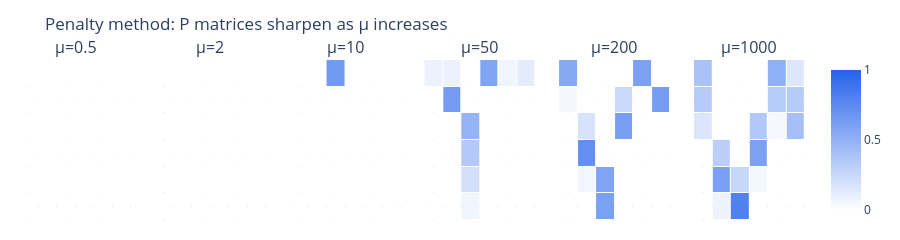

The notebook cell saved with this chart:
### Code cell
mu_values_sort = [0.5, 2, 10, 50, 200, 1000]
P_penalty = {}

for mu in mu_values_sort:
    P_penalty[mu] = penalty_sort(C, mu)

# visualize the P matrices
n_plots = len(mu_values_sort)
fig = make_subplots(rows=1, cols=n_plots,
                    subplot_titles=[f"μ={mu}" for mu in mu_values_sort],
                    horizontal_spacing=0.03)

for idx, mu in enumerate(mu_values_sort):
    fig.add_trace(go.Heatmap(
        z=P_penalty[mu][::-1],
        colorscale=[[0, "white"], [1, "#2563eb"]],
        zmin=0, zmax=1,
        showscale=(idx == n_plots - 1),
        xgap=1, ygap=1,
    ), row=1, col=idx + 1)
    fig.update_xaxes(showticklabels=False, row=1, col=idx + 1)
    fig.update_yaxes(showticklabels=False, row=1, col=idx + 1)

fig.update_layout(template="plotly_white", width=900, height=200,
                  title="Penalty method: P matrices sharpen as μ increases",
                  margin=dict(t=60, b=20, l=20, r=20))
fig.show()

# check sorted output
for mu in mu_values_sort:
    s = P_penalty[mu] @ u
    max_cv = max(np.max(np.abs(P_penalty[mu].sum(1)-1)),
                 np.max(np.abs(P_penalty[mu].sum(0)-1)))
    print(f"μ={mu:6.0f}  sorted={np.round(s,1)}  max|cv|={max_cv:.2e}")

### Figure 1 — Plotly figure (JSON) as saved in the notebook; plotly's stock layout.template omitted (floating-point values rounded to 4 significant figures)
{"data": [{"colorscale": [[0, "white"], [1, "#2563eb"]], "showscale": false, "type": "heatmap", "xaxis": "x", "xgap": 1, "yaxis": "y", "ygap": 1, "z": [[0.0, 0.0, 0.0, 0.0, 0.0, 0.0], [0.0, 0.0, 0.0, 0.0, 0.0, 0.0], [0.0, 0.0, 0.0, 0.0, 0.0, 0.0], [0.0, 0.0, 0.0, 0.0, 0.0, 0.0], [0.0, 0.0, 0.0, 0.0, 0.0, 0.0], [0.0, 0.0, 0.0, 0.0, 0.0, 0.0]], "zmax": 1, "zmin": 0}, {"colorscale": [[0, "white"], [1, "#2563eb"]], "showscale": false, "type": "heatmap", "xaxis": "x2", "xgap": 1, "yaxis": "y2", "ygap": 1, "z": [[0.0, 0.0, 0.0, 0.0, 0.0, 0.0], [0.0, 0.0, 0.0, 0.0, 0.0, 0.0], [0.0, 0.0, 0.0, 0.0, 0.0, 0.0], [0.0, 0.0, 0.0, 0.0, 0.0, 0.0], [0.0, 0.0, 0.0, 0.0, 0.0, 0.0], [0.0, 0.0, 0.0, 0.0, 0.0, 0.0]], "zmax": 1, "zmin": 0}, {"colorscale": [[0, "white"], [1, "#2563eb"]], "showscale": false, "type": "heatmap", "xaxis": "x3", "xgap": 1, "yaxis": "y3", "ygap": 1, "z": [[0.0, 0.0, 0.0, 0.0, 0.0, 0.0], [0.0, 0.0, 0.0, 0.0, 0.0, 0.0], [0.0, 0.0, 0.0, 0.0, 0.0, 0.0], [0.0, 0.0, 0.0, 0.0, 0.0, 0.0], [0.0, 0.0, 0.0, 0.0, 0.0, 0.0], [0.0, 0.0, 0.65, 0.0, 0.0, 0.0]], "zmax": 1, "zmin": 0}, {"colorscale": [[0, "white"], [1, "#2563eb"]], "showscale": false, "type": "heatmap", "xaxis": "x4", "xgap": 1, "yaxis": "y4", "ygap": 1, "z": [[0.0, 0.0, 0.06402, 0.0, 0.0, 0.0], [0.0, 0.0, 0.204, 0.0, 0.0, 0.0], [0.0, 0.0, 0.344, 0.0, 0.0, 0.0], [0.0, 0.0, 0.484, 0.0, 0.0, 0.0], [0.0, 0.6343, 0.0, 0.0, 0.0, 0.0], [0.08572, 0.09141, 0.0, 0.5857, 0.06571, 0.1257]], "zmax": 1, "zmin": 0}, {"colorscale": [[0, "white"], [1, "#2563eb"]], "showscale": false, "type": "heatmap", "xaxis": "x5", "xgap": 1, "yaxis": "y5", "ygap": 1, "z": [[0.0, 0.0, 0.6046, 0.0, 0.0, 0.0], [0.0, 0.05882, 0.5808, 0.0, 0.0, 0.0], [0.0, 0.7196, 0.0, 0.0, 0.0, 0.0], [0.0, 0.1821, 0.0, 0.6175, 0.0, 0.0], [0.05122, 0.0, 0.0, 0.238, 0.0, 0.6254], [0.5542, 0.0, 0.0, 0.0, 0.6004, 0.0]], "zmax": 1, "zmin": 0}, {"colorscale": [[0, "white"], [1, "#2563eb"]], "showscale": true, "type": "heatmap", "xaxis": "x6", "xgap": 1, "yaxis": "y6", "ygap": 1, "z": [[0.0, 0.08138, 0.8091, 0.0, 0.0, 0.0], [0.0, 0.6094, 0.2557, 0.05285, 0.0, 0.0], [0.0, 0.315, 0.0, 0.5995, 0.0, 0.0], [0.1673, 0.0, 0.0, 0.3515, 0.04412, 0.4103], [0.332, 0.0, 0.0, 0.0, 0.329, 0.3347], [0.3922, 0.0, 0.0, 0.0, 0.5093, 0.1545]], "zmax": 1, "zmin": 0}], "layout": {"annotations": [{"font": {"size": 16}, "showarrow": false, "text": "μ=0.5", "x": 0.07083, "xanchor": "center", "xref": "paper", "y": 1, "yanchor": "bottom", "yref": "paper"}, {"font": {"size": 16}, "showarrow": false, "text": "μ=2", "x": 0.2425, "xanchor": "center", "xref": "paper", "y": 1, "yanchor": "bottom", "yref": "paper"}, {"font": {"size": 16}, "showarrow": false, "text": "μ=10", "x": 0.4142, "xanchor": "center", "xref": "paper", "y": 1, "yanchor": "bottom", "yref": "paper"}, {"font": {"size": 16}, "showarrow": false, "text": "μ=50", "x": 0.5858, "xanchor": "center", "xref": "paper", "y": 1, "yanchor": "bottom", "yref": "paper"}, {"font": {"size": 16}, "showarrow": false, "text": "μ=200", "x": 0.7575, "xanchor": "center", "xref": "paper", "y": 1, "yanchor": "bottom", "yref": "paper"}, {"font": {"size": 16}, "showarrow": false, "text": "μ=1000", "x": 0.9292, "xanchor": "center", "xref": "paper", "y": 1, "yanchor": "bottom", "yref": "paper"}], "height": 200, "margin": {"b": 20, "l": 20, "r": 20, "t": 60}, "title": {"text": "Penalty method: P matrices sharpen as μ increases"}, "width": 900, "xaxis": {"anchor": "y", "domain": [0, 0.1417], "showticklabels": false}, "xaxis2": {"anchor": "y2", "domain": [0.1717, 0.3133], "showticklabels": false}, "xaxis3": {"anchor": "y3", "domain": [0.3433, 0.485], "showticklabels": false}, "xaxis4": {"anchor": "y4", "domain": [0.515, 0.6567], "showticklabels": false}, "xaxis5": {"anchor": "y5", "domain": [0.6867, 0.8283], "showticklabels": false}, "xaxis6": {"anchor": "y6", "domain": [0.8583, 1], "showticklabels": false}, "yaxis": {"anchor": "x", "domain": [0, 1], "showticklabels": false}, "yaxis2": {"anchor": "x2", "domain": [0, 1], "showticklabels": false}, "yaxis3": {"anchor": "x3", "domain": [0, 1], "showticklabels": false}, "yaxis4": {"anchor": "x4", "domain": [0, 1], "showticklabels": false}, "yaxis5": {"anchor": "x5", "domain": [0, 1], "showticklabels": false}, "yaxis6": {"anchor": "x6", "domain": [0, 1], "showticklabels": false}}}
